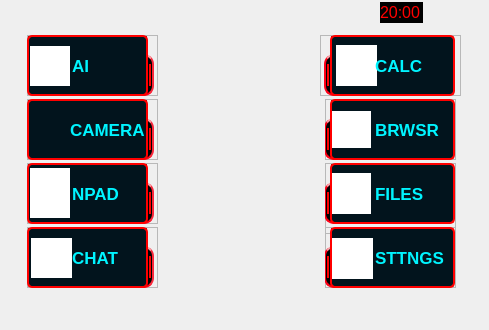
    <widget class="QWidget" name="menu_screen">
     <property name="styleSheet">
      <string notr="true">#menu_screen QFrame {
	background-color: transparent;
}
</string>
     </property>
     <widget class="QLabel" name="bg_menu">
      <property name="geometry">
       <rect>
        <x>0</x>
        <y>0</y>
        <width>480</width>
        <height>321</height>
       </rect>
      </property>
      <property name="styleSheet">
       <string notr="true"/>
      </property>
      <property name="text">
       <string/>
      </property>
      <property name="pixmap">
       <pixmap>../assets/background/bg_menu.png</pixmap>
      </property>
      <property name="scaledContents">
       <bool>false</bool>
      </property>
     </widget>
     <widget class="QLabel" name="time_ref">
      <property name="geometry">
       <rect>
        <x>380</x>
        <y>2</y>
        <width>43</width>
        <height>21</height>
       </rect>
      </property>
      <property name="font">
       <font>
        <pointsize>12</pointsize>
       </font>
      </property>
      <property name="styleSheet">
       <string notr="true">background-color: black;
color:red;</string>
      </property>
      <property name="text">
       <string>20:00</string>
      </property>
     </widget>
     <widget class="QFrame" name="frame_ai">
      <property name="geometry">
       <rect>
        <x>27</x>
        <y>35</y>
        <width>131</width>
        <height>61</height>
       </rect>
      </property>
      <property name="styleSheet">
       <string notr="true"/>
      </property>
      <property name="frameShape">
       <enum>QFrame::StyledPanel</enum>
      </property>
      <property name="frameShadow">
       <enum>QFrame::Raised</enum>
      </property>
      <widget class="QPushButton" name="ai_btn">
       <property name="geometry">
        <rect>
         <x>0</x>
         <y>0</y>
         <width>121</width>
         <height>61</height>
        </rect>
       </property>
       <property name="styleSheet">
        <string notr="true">background-color: transparent;
border: 2px solid #ff0000;
border-radius:5px;</string>
       </property>
       <property name="text">
        <string/>
       </property>
      </widget>
      <widget class="QLabel" name="ai_btn_highlight_light">
       <property name="geometry">
        <rect>
         <x>122</x>
         <y>29</y>
         <width>2</width>
         <height>22</height>
        </rect>
       </property>
       <property name="styleSheet">
        <string notr="true">background-color:red;</string>
       </property>
       <property name="text">
        <string/>
       </property>
      </widget>
      <widget class="QLabel" name="ai_btn_bg">
       <property name="geometry">
        <rect>
         <x>1</x>
         <y>1</y>
         <width>119</width>
         <height>58</height>
        </rect>
       </property>
       <property name="styleSheet">
        <string notr="true">background-color:#02141d;</string>
       </property>
       <property name="text">
        <string/>
       </property>
      </widget>
      <widget class="QLabel" name="ai_btn_highlight_frame">
       <property name="geometry">
        <rect>
         <x>107</x>
         <y>19</y>
         <width>20</width>
         <height>42</height>
        </rect>
       </property>
       <property name="styleSheet">
        <string notr="true">background-color: black;
border-top: 2px solid #f79ca3;
border-left: 2px solid #ff0017;
border-right: 2px solid #fa283b;
border-bottom: 2px solid #ff0017;
border-radius:10px;</string>
       </property>
       <property name="text">
        <string/>
       </property>
      </widget>
      <widget class="QLabel" name="ai_text">
       <property name="geometry">
        <rect>
         <x>45</x>
         <y>19</y>
         <width>71</width>
         <height>23</height>
        </rect>
       </property>
       <property name="font">
        <font>
         <pointsize>13</pointsize>
         <weight>75</weight>
         <bold>true</bold>
        </font>
       </property>
       <property name="styleSheet">
        <string notr="true">color:#00f4ff;</string>
       </property>
       <property name="text">
        <string>AI</string>
       </property>
      </widget>
      <widget class="QLabel" name="ai_photo">
       <property name="geometry">
        <rect>
         <x>3</x>
         <y>11</y>
         <width>40</width>
         <height>40</height>
        </rect>
       </property>
       <property name="font">
        <font>
         <weight>50</weight>
         <bold>false</bold>
        </font>
       </property>
       <property name="styleSheet">
        <string notr="true">background-color:white;
</string>
       </property>
       <property name="text">
        <string/>
       </property>
       <property name="pixmap">
        <pixmap>../assets/btn_photo/ai_btn_photo.png</pixmap>
       </property>
      </widget>
      <zorder>ai_btn_highlight_frame</zorder>
      <zorder>ai_btn_bg</zorder>
      <zorder>ai_btn_highlight_light</zorder>
      <zorder>ai_text</zorder>
      <zorder>ai_photo</zorder>
      <zorder>ai_btn</zorder>
     </widget>
     <widget class="QFrame" name="frame_camera">
      <property name="geometry">
       <rect>
        <x>27</x>
        <y>99</y>
        <width>131</width>
        <height>61</height>
       </rect>
      </property>
      <property name="styleSheet">
       <string notr="true"/>
      </property>
      <property name="frameShape">
       <enum>QFrame::StyledPanel</enum>
      </property>
      <property name="frameShadow">
       <enum>QFrame::Raised</enum>
      </property>
      <widget class="QLabel" name="camera_btn_bg">
       <property name="geometry">
        <rect>
         <x>1</x>
         <y>1</y>
         <width>119</width>
         <height>58</height>
        </rect>
       </property>
       <property name="styleSheet">
        <string notr="true">background-color:#02141d;</string>
       </property>
       <property name="text">
        <string/>
       </property>
      </widget>
      <widget class="QLabel" name="camera_btn_highlight_frame">
       <property name="geometry">
        <rect>
         <x>107</x>
         <y>19</y>
         <width>20</width>
         <height>42</height>
        </rect>
       </property>
       <property name="styleSheet">
        <string notr="true">background-color: black;
color:red;
border-top: 2px solid #f79ca3;
border-left: 2px solid #ff0017;
border-right: 2px solid #fa283b;
border-bottom: 2px solid #ff0017;
border-radius:10px;</string>
       </property>
       <property name="text">
        <string/>
       </property>
      </widget>
      <widget class="QPushButton" name="camera_btn">
       <property name="geometry">
        <rect>
         <x>0</x>
         <y>0</y>
         <width>121</width>
         <height>61</height>
        </rect>
       </property>
       <property name="styleSheet">
        <string notr="true">background-color: transparent;
border: 2px solid #ff0000;
border-radius:5px;</string>
       </property>
       <property name="text">
        <string/>
       </property>
      </widget>
      <widget class="QLabel" name="camera_btn_highlight_light">
       <property name="geometry">
        <rect>
         <x>122</x>
         <y>29</y>
         <width>2</width>
         <height>22</height>
        </rect>
       </property>
       <property name="styleSheet">
        <string notr="true">background-color:red;</string>
       </property>
       <property name="text">
        <string/>
       </property>
      </widget>
      <widget class="QLabel" name="camera_photo">
       <property name="geometry">
        <rect>
         <x>3</x>
         <y>11</y>
         <width>40</width>
         <height>40</height>
        </rect>
       </property>
       <property name="font">
        <font>
         <weight>50</weight>
         <bold>false</bold>
        </font>
       </property>
       <property name="styleSheet">
        <string notr="true"/>
       </property>
       <property name="text">
        <string/>
       </property>
       <property name="pixmap">
        <pixmap>../assets/btn_photo/camera_btn_photo2.png</pixmap>
       </property>
      </widget>
      <widget class="QLabel" name="camera_text">
       <property name="geometry">
        <rect>
         <x>43</x>
         <y>19</y>
         <width>76</width>
         <height>23</height>
        </rect>
       </property>
       <property name="font">
        <font>
         <pointsize>13</pointsize>
         <weight>75</weight>
         <bold>true</bold>
        </font>
       </property>
       <property name="styleSheet">
        <string notr="true">color:#00f4ff;</string>
       </property>
       <property name="text">
        <string>CAMERA</string>
       </property>
      </widget>
      <zorder>camera_btn_highlight_frame</zorder>
      <zorder>camera_btn_bg</zorder>
      <zorder>camera_btn_highlight_light</zorder>
      <zorder>camera_text</zorder>
      <zorder>camera_photo</zorder>
      <zorder>camera_btn</zorder>
     </widget>
     <widget class="QFrame" name="frame_notepad">
      <property name="geometry">
       <rect>
        <x>27</x>
        <y>163</y>
        <width>131</width>
        <height>61</height>
       </rect>
      </property>
      <property name="frameShape">
       <enum>QFrame::StyledPanel</enum>
      </property>
      <property name="frameShadow">
       <enum>QFrame::Raised</enum>
      </property>
      <widget class="QLabel" name="notepad_btn_highlight_light">
       <property name="geometry">
        <rect>
         <x>122</x>
         <y>29</y>
         <width>2</width>
         <height>22</height>
        </rect>
       </property>
       <property name="styleSheet">
        <string notr="true">background-color:red;</string>
       </property>
       <property name="text">
        <string/>
       </property>
      </widget>
      <widget class="QPushButton" name="notepad_btn">
       <property name="geometry">
        <rect>
         <x>0</x>
         <y>0</y>
         <width>121</width>
         <height>61</height>
        </rect>
       </property>
       <property name="styleSheet">
        <string notr="true">background-color: transparent;
border: 2px solid #ff0000;
border-radius:5px;</string>
       </property>
       <property name="text">
        <string/>
       </property>
      </widget>
      <widget class="QLabel" name="notepad_btn_bg">
       <property name="geometry">
        <rect>
         <x>1</x>
         <y>1</y>
         <width>119</width>
         <height>58</height>
        </rect>
       </property>
       <property name="styleSheet">
        <string notr="true">background-color:#02141d;</string>
       </property>
       <property name="text">
        <string/>
       </property>
      </widget>
      <widget class="QLabel" name="notepad_btn_highlight_frame">
       <property name="geometry">
        <rect>
         <x>107</x>
         <y>19</y>
         <width>20</width>
         <height>42</height>
        </rect>
       </property>
       <property name="styleSheet">
        <string notr="true">background-color: black;
color:red;
border-top: 2px solid #f79ca3;
border-left: 2px solid #ff0017;
border-right: 2px solid #fa283b;
border-bottom: 2px solid #ff0017;
border-radius:10px;</string>
       </property>
       <property name="text">
        <string/>
       </property>
      </widget>
      <widget class="QLabel" name="notepad_photo">
       <property name="geometry">
        <rect>
         <x>3</x>
         <y>5</y>
         <width>40</width>
         <height>50</height>
        </rect>
       </property>
       <property name="font">
        <font>
         <weight>50</weight>
         <bold>false</bold>
        </font>
       </property>
       <property name="styleSheet">
        <string notr="true">background-color:white;
</string>
       </property>
       <property name="text">
        <string/>
       </property>
       <property name="pixmap">
        <pixmap>../assets/btn_photo/notepad_btn_photo2.png</pixmap>
       </property>
      </widget>
      <widget class="QLabel" name="notepad_text">
       <property name="geometry">
        <rect>
         <x>45</x>
         <y>19</y>
         <width>71</width>
         <height>23</height>
        </rect>
       </property>
       <property name="font">
        <font>
         <pointsize>13</pointsize>
         <weight>75</weight>
         <bold>true</bold>
        </font>
       </property>
       <property name="styleSheet">
        <string notr="true">color:#00f4ff;</string>
       </property>
       <property name="text">
        <string>NPAD</string>
       </property>
      </widget>
      <zorder>notepad_btn_highlight_frame</zorder>
      <zorder>notepad_btn_highlight_light</zorder>
      <zorder>notepad_btn_bg</zorder>
      <zorder>notepad_photo</zorder>
      <zorder>notepad_text</zorder>
      <zorder>notepad_btn</zorder>
     </widget>
     <widget class="QFrame" name="frame_chat">
      <property name="geometry">
       <rect>
        <x>27</x>
        <y>227</y>
        <width>131</width>
        <height>61</height>
       </rect>
      </property>
      <property name="frameShape">
       <enum>QFrame::StyledPanel</enum>
      </property>
      <property name="frameShadow">
       <enum>QFrame::Raised</enum>
      </property>
      <widget class="QLabel" name="chat_btn_highlight_light">
       <property name="geometry">
        <rect>
         <x>122</x>
         <y>29</y>
         <width>2</width>
         <height>22</height>
        </rect>
       </property>
       <property name="styleSheet">
        <string notr="true">background-color:red;</string>
       </property>
       <property name="text">
        <string/>
       </property>
      </widget>
      <widget class="QLabel" name="chat_btn_highlight_frame">
       <property name="geometry">
        <rect>
         <x>107</x>
         <y>19</y>
         <width>20</width>
         <height>42</height>
        </rect>
       </property>
       <property name="styleSheet">
        <string notr="true">background-color: black;
color:red;
border-top: 2px solid #f79ca3;
border-left: 2px solid #ff0017;
border-right: 2px solid #fa283b;
border-bottom: 2px solid #ff0017;
border-radius:10px;</string>
       </property>
       <property name="text">
        <string/>
       </property>
      </widget>
      <widget class="QLabel" name="chat_btn_bg">
       <property name="geometry">
        <rect>
         <x>1</x>
         <y>1</y>
         <width>119</width>
         <height>58</height>
        </rect>
       </property>
       <property name="styleSheet">
        <string notr="true">background-color:#02141d;</string>
       </property>
       <property name="text">
        <string/>
       </property>
      </widget>
      <widget class="QPushButton" name="chat_btn">
       <property name="geometry">
        <rect>
         <x>0</x>
         <y>0</y>
         <width>121</width>
         <height>61</height>
        </rect>
       </property>
       <property name="styleSheet">
        <string notr="true">background-color: transparent;
border: 2px solid #ff0000;
border-radius:5px;</string>
       </property>
       <property name="text">
        <string/>
       </property>
      </widget>
      <widget class="QLabel" name="chat_photo">
       <property name="geometry">
        <rect>
         <x>4</x>
         <y>11</y>
         <width>41</width>
         <height>40</height>
        </rect>
       </property>
       <property name="font">
        <font>
         <weight>50</weight>
         <bold>false</bold>
        </font>
       </property>
       <property name="styleSheet">
        <string notr="true">background-color:white;
</string>
       </property>
       <property name="text">
        <string/>
       </property>
       <property name="pixmap">
        <pixmap>../assets/btn_photo/chat_btn_photo2.png</pixmap>
       </property>
      </widget>
      <widget class="QLabel" name="chat_text">
       <property name="geometry">
        <rect>
         <x>45</x>
         <y>19</y>
         <width>71</width>
         <height>23</height>
        </rect>
       </property>
       <property name="font">
        <font>
         <pointsize>13</pointsize>
         <weight>75</weight>
         <bold>true</bold>
        </font>
       </property>
       <property name="styleSheet">
        <string notr="true">color:#00f4ff;</string>
       </property>
       <property name="text">
        <string>CHAT</string>
       </property>
      </widget>
      <zorder>chat_btn_highlight_frame</zorder>
      <zorder>chat_btn_bg</zorder>
      <zorder>chat_btn_highlight_light</zorder>
      <zorder>chat_photo</zorder>
      <zorder>chat_text</zorder>
      <zorder>chat_btn</zorder>
     </widget>
     <widget class="QFrame" name="frame_calculator">
      <property name="geometry">
       <rect>
        <x>320</x>
        <y>35</y>
        <width>141</width>
        <height>61</height>
       </rect>
      </property>
      <property name="frameShape">
       <enum>QFrame::StyledPanel</enum>
      </property>
      <property name="frameShadow">
       <enum>QFrame::Raised</enum>
      </property>
      <widget class="QLabel" name="calculator_btn_highlight_light">
       <property name="geometry">
        <rect>
         <x>7</x>
         <y>29</y>
         <width>2</width>
         <height>22</height>
        </rect>
       </property>
       <property name="styleSheet">
        <string notr="true">background-color:red;</string>
       </property>
       <property name="text">
        <string/>
       </property>
      </widget>
      <widget class="QLabel" name="calculator_btn_highlight_frame">
       <property name="geometry">
        <rect>
         <x>4</x>
         <y>19</y>
         <width>20</width>
         <height>42</height>
        </rect>
       </property>
       <property name="styleSheet">
        <string notr="true">background-color: black;
color:red;
border-top: 2px solid #f79ca3;
border-left: 2px solid #ff0017;
border-right: 2px solid #fa283b;
border-bottom: 2px solid #ff0017;
border-radius:10px;</string>
       </property>
       <property name="text">
        <string/>
       </property>
      </widget>
      <widget class="QLabel" name="calculator_btn_bg">
       <property name="geometry">
        <rect>
         <x>11</x>
         <y>1</y>
         <width>122</width>
         <height>58</height>
        </rect>
       </property>
       <property name="styleSheet">
        <string notr="true">background-color:#02141d;</string>
       </property>
       <property name="text">
        <string/>
       </property>
      </widget>
      <widget class="QPushButton" name="calculator_btn">
       <property name="geometry">
        <rect>
         <x>10</x>
         <y>0</y>
         <width>125</width>
         <height>61</height>
        </rect>
       </property>
       <property name="styleSheet">
        <string notr="true">background-color: transparent;
border: 2px solid #ff0000;
border-radius:5px;</string>
       </property>
       <property name="text">
        <string/>
       </property>
      </widget>
      <widget class="QLabel" name="calculator_photo">
       <property name="geometry">
        <rect>
         <x>16</x>
         <y>10</y>
         <width>41</width>
         <height>41</height>
        </rect>
       </property>
       <property name="font">
        <font>
         <weight>50</weight>
         <bold>false</bold>
        </font>
       </property>
       <property name="styleSheet">
        <string notr="true">background-color:white;
</string>
       </property>
       <property name="text">
        <string/>
       </property>
       <property name="pixmap">
        <pixmap>../assets/btn_photo/calculator_btn_photo1.png</pixmap>
       </property>
      </widget>
      <widget class="QLabel" name="calculator_text">
       <property name="geometry">
        <rect>
         <x>55</x>
         <y>19</y>
         <width>71</width>
         <height>23</height>
        </rect>
       </property>
       <property name="font">
        <font>
         <pointsize>13</pointsize>
         <weight>75</weight>
         <bold>true</bold>
        </font>
       </property>
       <property name="styleSheet">
        <string notr="true">color:#00f4ff;</string>
       </property>
       <property name="text">
        <string>CALC</string>
       </property>
      </widget>
      <zorder>calculator_btn_highlight_frame</zorder>
      <zorder>calculator_btn_bg</zorder>
      <zorder>calculator_photo</zorder>
      <zorder>calculator_text</zorder>
      <zorder>calculator_btn_highlight_light</zorder>
      <zorder>calculator_btn</zorder>
     </widget>
     <widget class="QFrame" name="frame_browser">
      <property name="geometry">
       <rect>
        <x>325</x>
        <y>99</y>
        <width>131</width>
        <height>61</height>
       </rect>
      </property>
      <property name="frameShape">
       <enum>QFrame::StyledPanel</enum>
      </property>
      <property name="frameShadow">
       <enum>QFrame::Raised</enum>
      </property>
      <widget class="QLabel" name="browser_btn_bg">
       <property name="geometry">
        <rect>
         <x>6</x>
         <y>1</y>
         <width>122</width>
         <height>58</height>
        </rect>
       </property>
       <property name="styleSheet">
        <string notr="true">background-color:#02141d;</string>
       </property>
       <property name="text">
        <string/>
       </property>
      </widget>
      <widget class="QLabel" name="browser_text">
       <property name="geometry">
        <rect>
         <x>50</x>
         <y>19</y>
         <width>71</width>
         <height>23</height>
        </rect>
       </property>
       <property name="font">
        <font>
         <pointsize>13</pointsize>
         <weight>75</weight>
         <bold>true</bold>
        </font>
       </property>
       <property name="styleSheet">
        <string notr="true">color:#00f4ff;</string>
       </property>
       <property name="text">
        <string>BRWSR</string>
       </property>
      </widget>
      <widget class="QLabel" name="browser_photo">
       <property name="geometry">
        <rect>
         <x>5</x>
         <y>12</y>
         <width>41</width>
         <height>37</height>
        </rect>
       </property>
       <property name="font">
        <font>
         <weight>50</weight>
         <bold>false</bold>
        </font>
       </property>
       <property name="styleSheet">
        <string notr="true">background-color:white;
</string>
       </property>
       <property name="text">
        <string/>
       </property>
       <property name="pixmap">
        <pixmap>../assets/btn_photo/browser_btn_photo2.png</pixmap>
       </property>
      </widget>
      <widget class="QLabel" name="browser_btn_highlight_frame">
       <property name="geometry">
        <rect>
         <x>-1</x>
         <y>19</y>
         <width>20</width>
         <height>42</height>
        </rect>
       </property>
       <property name="styleSheet">
        <string notr="true">background-color: black;
color:red;
border-top: 2px solid #f79ca3;
border-left: 2px solid #ff0017;
border-right: 2px solid #fa283b;
border-bottom: 2px solid #ff0017;
border-radius:10px;</string>
       </property>
       <property name="text">
        <string/>
       </property>
      </widget>
      <widget class="QPushButton" name="browser_btn">
       <property name="geometry">
        <rect>
         <x>5</x>
         <y>0</y>
         <width>125</width>
         <height>61</height>
        </rect>
       </property>
       <property name="styleSheet">
        <string notr="true">background-color: transparent;
border: 2px solid #ff0000;
border-radius:5px;</string>
       </property>
       <property name="text">
        <string/>
       </property>
      </widget>
      <widget class="QLabel" name="browser_btn_highlight_light">
       <property name="geometry">
        <rect>
         <x>2</x>
         <y>29</y>
         <width>2</width>
         <height>22</height>
        </rect>
       </property>
       <property name="styleSheet">
        <string notr="true">background-color:red;</string>
       </property>
       <property name="text">
        <string/>
       </property>
      </widget>
      <zorder>browser_btn_highlight_frame</zorder>
      <zorder>browser_btn_bg</zorder>
      <zorder>browser_photo</zorder>
      <zorder>browser_btn_highlight_light</zorder>
      <zorder>browser_text</zorder>
      <zorder>browser_btn</zorder>
     </widget>
     <widget class="QFrame" name="frame_files">
      <property name="geometry">
       <rect>
        <x>325</x>
        <y>163</y>
        <width>131</width>
        <height>71</height>
       </rect>
      </property>
      <property name="frameShape">
       <enum>QFrame::StyledPanel</enum>
      </property>
      <property name="frameShadow">
       <enum>QFrame::Raised</enum>
      </property>
      <widget class="QLabel" name="files_btn_bg">
       <property name="geometry">
        <rect>
         <x>6</x>
         <y>1</y>
         <width>122</width>
         <height>58</height>
        </rect>
       </property>
       <property name="styleSheet">
        <string notr="true">background-color:#02141d;</string>
       </property>
       <property name="text">
        <string/>
       </property>
      </widget>
      <widget class="QLabel" name="files_text">
       <property name="geometry">
        <rect>
         <x>50</x>
         <y>19</y>
         <width>71</width>
         <height>23</height>
        </rect>
       </property>
       <property name="font">
        <font>
         <pointsize>13</pointsize>
         <weight>75</weight>
         <bold>true</bold>
        </font>
       </property>
       <property name="styleSheet">
        <string notr="true">color:#00f4ff;</string>
       </property>
       <property name="text">
        <string>FILES</string>
       </property>
      </widget>
      <widget class="QLabel" name="files_photo">
       <property name="geometry">
        <rect>
         <x>5</x>
         <y>10</y>
         <width>41</width>
         <height>41</height>
        </rect>
       </property>
       <property name="font">
        <font>
         <weight>50</weight>
         <bold>false</bold>
        </font>
       </property>
       <property name="styleSheet">
        <string notr="true">background-color:white;
</string>
       </property>
       <property name="text">
        <string/>
       </property>
       <property name="pixmap">
        <pixmap>../assets/btn_photo/files_btn_photo.png</pixmap>
       </property>
      </widget>
      <widget class="QLabel" name="files_btn_highlight_frame">
       <property name="geometry">
        <rect>
         <x>-1</x>
         <y>19</y>
         <width>20</width>
         <height>42</height>
        </rect>
       </property>
       <property name="styleSheet">
        <string notr="true">background-color: black;
color:red;
border-top: 2px solid #f79ca3;
border-left: 2px solid #ff0017;
border-right: 2px solid #fa283b;
border-bottom: 2px solid #ff0017;
border-radius:10px;</string>
       </property>
       <property name="text">
        <string/>
       </property>
      </widget>
      <widget class="QPushButton" name="files_btn">
       <property name="geometry">
        <rect>
         <x>5</x>
         <y>0</y>
         <width>125</width>
         <height>61</height>
        </rect>
       </property>
       <property name="styleSheet">
        <string notr="true">background-color: transparent;
border: 2px solid #ff0000;
border-radius:5px;</string>
       </property>
       <property name="text">
        <string/>
       </property>
      </widget>
      <widget class="QLabel" name="files_btn_highlight_light">
       <property name="geometry">
        <rect>
         <x>2</x>
         <y>29</y>
         <width>2</width>
         <height>22</height>
        </rect>
       </property>
       <property name="styleSheet">
        <string notr="true">background-color:red;</string>
       </property>
       <property name="text">
        <string/>
       </property>
      </widget>
      <zorder>files_btn_highlight_frame</zorder>
      <zorder>files_btn_bg</zorder>
      <zorder>files_photo</zorder>
      <zorder>files_text</zorder>
      <zorder>files_btn_highlight_light</zorder>
      <zorder>files_btn</zorder>
     </widget>
     <widget class="QFrame" name="frame_settings">
      <property name="geometry">
       <rect>
        <x>325</x>
        <y>227</y>
        <width>131</width>
        <height>61</height>
       </rect>
      </property>
      <property name="frameShape">
       <enum>QFrame::StyledPanel</enum>
      </property>
      <property name="frameShadow">
       <enum>QFrame::Raised</enum>
      </property>
      <widget class="QLabel" name="settings_photo">
       <property name="geometry">
        <rect>
         <x>7</x>
         <y>11</y>
         <width>41</width>
         <height>41</height>
        </rect>
       </property>
       <property name="font">
        <font>
         <weight>50</weight>
         <bold>false</bold>
        </font>
       </property>
       <property name="styleSheet">
        <string notr="true">background-color:white;
</string>
       </property>
       <property name="text">
        <string/>
       </property>
       <property name="pixmap">
        <pixmap>../assets/btn_photo/settings_btn_photo2.png</pixmap>
       </property>
      </widget>
      <widget class="QLabel" name="settings_btn_highlight_light">
       <property name="geometry">
        <rect>
         <x>2</x>
         <y>29</y>
         <width>2</width>
         <height>22</height>
        </rect>
       </property>
       <property name="styleSheet">
        <string notr="true">background-color:red;</string>
       </property>
       <property name="text">
        <string/>
       </property>
      </widget>
      <widget class="QLabel" name="settings_btn_highlight_frame">
       <property name="geometry">
        <rect>
         <x>-1</x>
         <y>19</y>
         <width>20</width>
         <height>42</height>
        </rect>
       </property>
       <property name="styleSheet">
        <string notr="true">background-color: black;
color:red;
border-top: 2px solid #f79ca3;
border-left: 2px solid #ff0017;
border-right: 2px solid #fa283b;
border-bottom: 2px solid #ff0017;
border-radius:10px;</string>
       </property>
       <property name="text">
        <string/>
       </property>
      </widget>
      <widget class="QLabel" name="settings_text">
       <property name="geometry">
        <rect>
         <x>50</x>
         <y>19</y>
         <width>71</width>
         <height>23</height>
        </rect>
       </property>
       <property name="font">
        <font>
         <pointsize>13</pointsize>
         <weight>75</weight>
         <bold>true</bold>
        </font>
       </property>
       <property name="styleSheet">
        <string notr="true">color:#00f4ff;</string>
       </property>
       <property name="text">
        <string>STTNGS</string>
       </property>
      </widget>
      <widget class="QLabel" name="settings_btn_bg">
       <property name="geometry">
        <rect>
         <x>6</x>
         <y>1</y>
         <width>122</width>
         <height>58</height>
        </rect>
       </property>
       <property name="styleSheet">
        <string notr="true">background-color:#02141d;</string>
       </property>
       <property name="text">
        <string/>
       </property>
      </widget>
      <widget class="QPushButton" name="settings_btn">
       <property name="geometry">
        <rect>
         <x>5</x>
         <y>0</y>
         <width>125</width>
         <height>61</height>
        </rect>
       </property>
       <property name="styleSheet">
        <string notr="true">background-color: transparent;
border: 2px solid #ff0000;
border-radius:5px;</string>
       </property>
       <property name="text">
        <string/>
       </property>
      </widget>
      <zorder>settings_btn_highlight_frame</zorder>
      <zorder>settings_btn_bg</zorder>
      <zorder>settings_text</zorder>
      <zorder>settings_photo</zorder>
      <zorder>settings_btn_highlight_light</zorder>
      <zorder>settings_btn</zorder>
     </widget>
    </widget>
